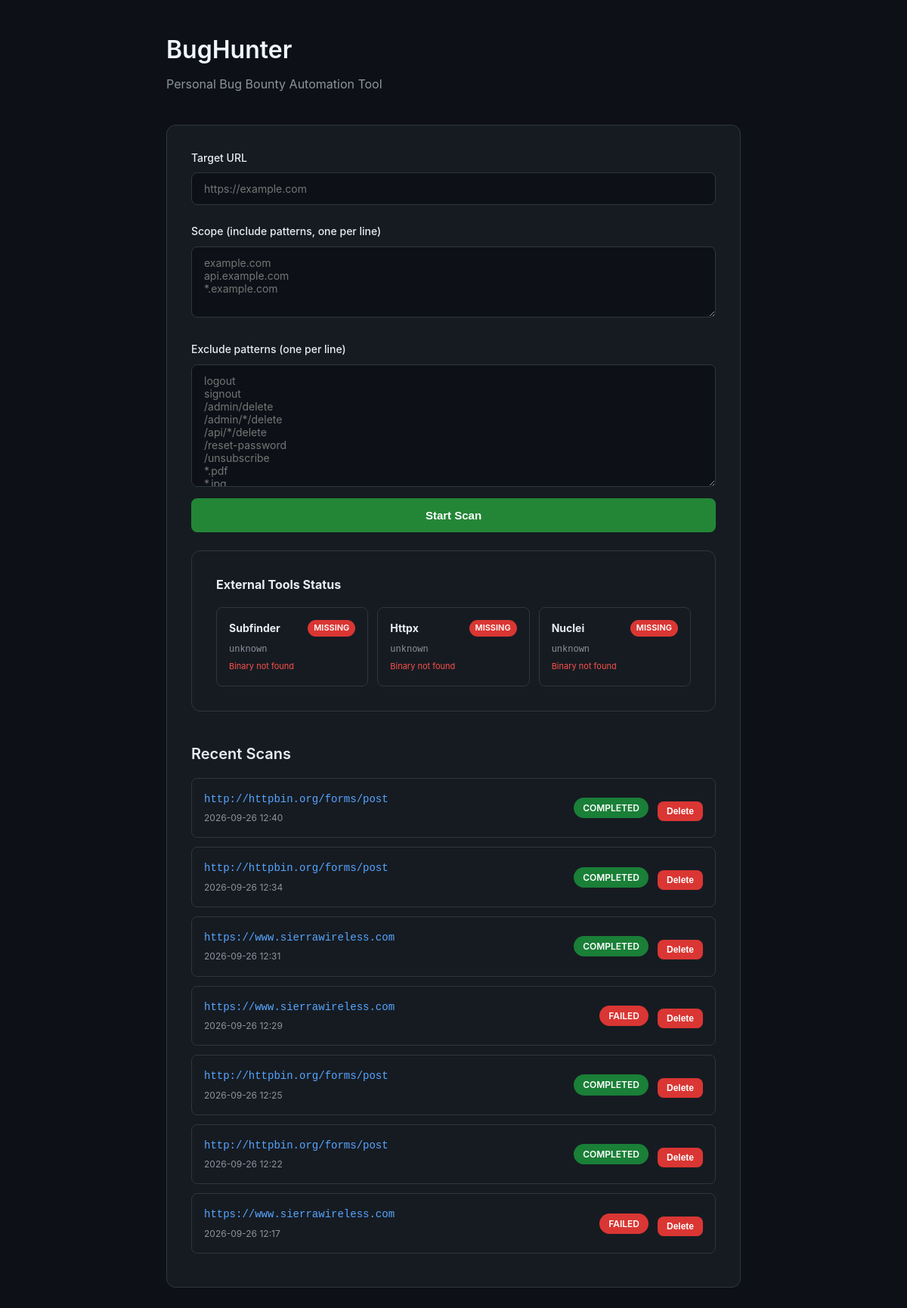
Before: / with the older database file.
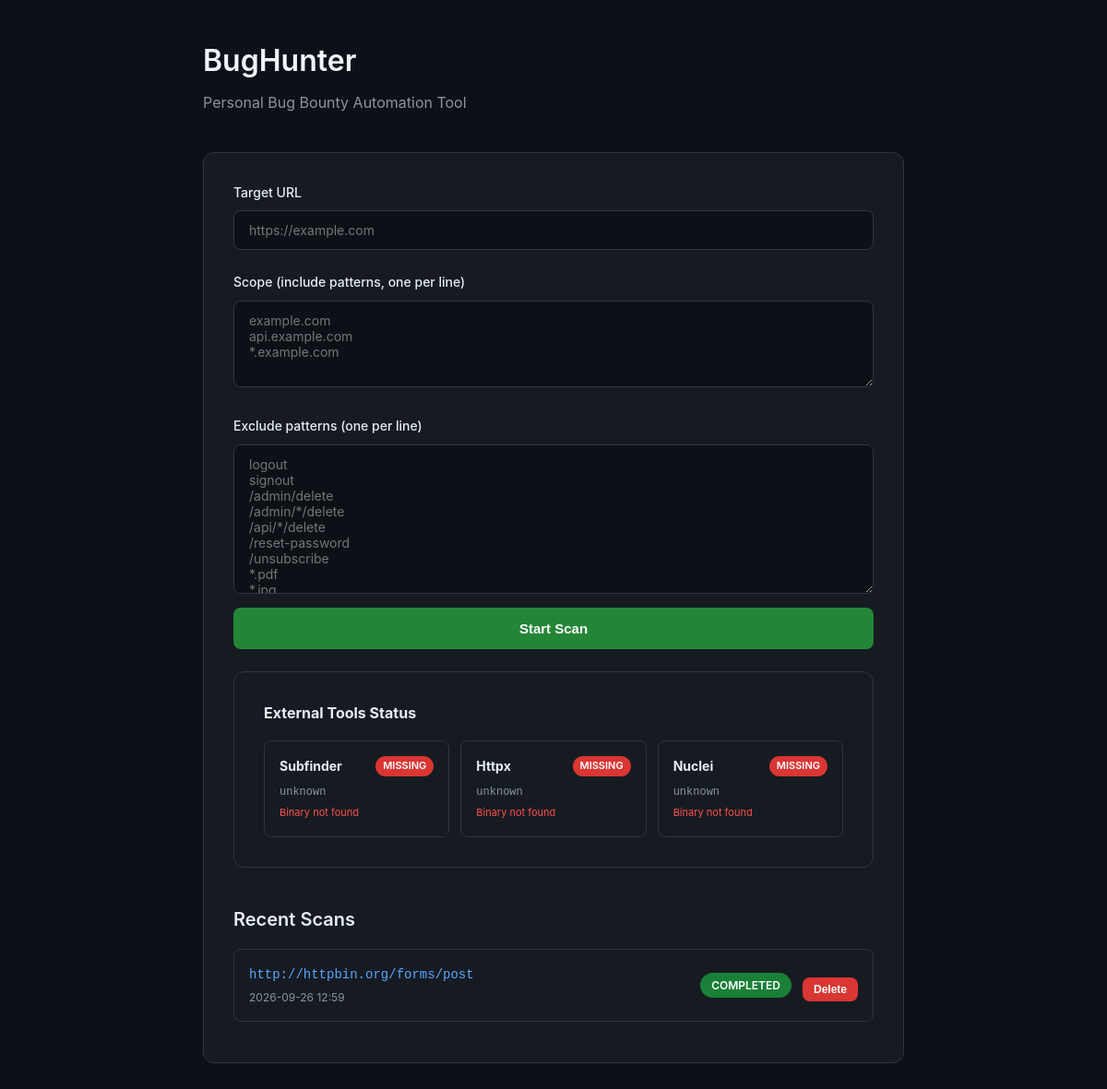
After: the same page with the newer database file.
### app/models.py (models this page shows)
class ScanSession(Base):
    __tablename__ = "scan_sessions"
    id = Column(Integer, primary_key=True, autoincrement=True)
    target_url = Column(String(500), nullable=False)
    name = Column(String(200))
    status = Column(Enum(ScanStatus), default=ScanStatus.PENDING)
    config = Column(SQLiteJSON, default={})
    created_at = Column(DateTime, default=datetime.utcnow)
    started_at = Column(DateTime, nullable=True)
    completed_at = Column(DateTime, nullable=True)
    error_message = Column(Text, nullable=True)
    findings = relationship("Finding", back_populates="scan_session", cascade="all, delete-orphan")
    crawl_data = relationship("CrawlData", back_populates="scan_session", cascade="all, delete-orphan")
    __table_args__ = (
        Index("ix_scan_sessions_target_url", "target_url"),
        Index("ix_scan_sessions_status", "status"),
    )

### app/server.py (the view)
@app.get("/", response_class=HTMLResponse)
async def index(request: Request):
    db = get_db_session()
    scans = db.query(ScanSession).order_by(ScanSession.created_at.desc()).limit(20).all()
    db.close()
    return templates.TemplateResponse("index.html", {"request": request, "scans": scans})

### app/templates/index.html (shortened to what this page needs)
<!DOCTYPE html>
<html lang="en">
<head>
</head>
<body>
    <div class="container">
        <h1>BugHunter</h1>
        <p class="subtitle">Personal Bug Bounty Automation Tool</p>
        <div class="card">
            <form id="scanForm">
                <div class="form-group">
                    <label>Target URL</label>
                    <input type="url" name="target_url" placeholder="https://example.com" required>
                </div>
                <div class="form-group">
                    <label>Scope (include patterns, one per line)</label>
                    <textarea name="scope_include" rows="4" placeholder="example.com&#10;api.example.com&#10;*.example.com"></textarea>
                </div>
                <div class="form-group">
                    <label>Exclude patterns (one per line)</label>
                    <textarea name="scope_exclude" rows="8" placeholder="logout
signout
/admin/delete
/admin/*/delete
/api/*/delete
/reset-password
/unsubscribe
*.pdf
*.jpg
*.jpeg
*.png
*.gif
*.css
*.js
*.woff
*.woff2
*.ttf
*.svg
*.ico
*.xml
*.json
#regex: .*\.pdf$
#regex: .*\.(css|js|png|jpg|jpeg|gif|svg|woff|woff2|ttf|ico)$"></textarea>
                <button type="submit" class="btn btn-primary" id="startBtn">Start Scan</button>
            </form>
        </div>
        <div class="card" id="toolStatusCard" style="display:none; margin-top: 24px;">
            <h3 style="margin-bottom: 16px; font-size: 1rem;">External Tools Status</h3>
            <div id="toolStatusGrid" style="display: grid; grid-template-columns: repeat(auto-fit, minmax(200px, 1fr)); gap: 12px;"></div>
        </div>
        <div class="scan-list">
            <h2>Recent Scans</h2>
            <div id="scanList">
                {% for scan in scans %}
                <div class="scan-item" data-scan-id="{{ scan.id }}">
                    <div class="scan-info">
                        <a href="/scan/{{ scan.id }}" class="scan-url">{{ scan.target_url }}</a>
                        <div class="scan-meta">{{ scan.created_at.strftime('%Y-%m-%d %H:%M') }}</div>
                    </div>
                    <span class="scan-status status-{{ scan.status.value }}">{{ scan.status.value }}</span>
                    <div class="scan-actions">
                        <button class="btn btn-danger" onclick="deleteScan({{ scan.id }})">Delete</button>
                    </div>
                </div>
                {% else %}
                <div class="empty-state">No scans yet. Start your first scan above.</div>
                {% endfor %}
            </div>
        </div>
    </div>
</body>
</html>

### app/templates/index.html (style rules this page uses)
* { box-sizing: border-box; margin: 0; padding: 0; }
body { font-family: -apple-system, BlinkMacSystemFont, 'Segoe UI', Roboto, sans-serif; background: #0d1117; color: #e6edf3; line-height: 1.6; min-height: 100vh; }
.container { max-width: 800px; margin: 0 auto; padding: 40px 20px; }
h1 { font-size: 2rem; font-weight: 600; color: #f0f6fc; margin-bottom: 8px; }
.subtitle { color: #8b949e; margin-bottom: 40px; }
.card { background: #161b22; border: 1px solid #30363d; border-radius: 12px; padding: 32px; }
.form-group { margin-bottom: 24px; }
label { display: block; margin-bottom: 8px; font-size: 14px; font-weight: 500; color: #e6edf3; }
textarea, input { width: 100%; padding: 12px 16px; background: #0d1117; border: 1px solid #30363d; border-radius: 8px; color: #e6edf3; font-size: 14px; font-family: inherit; resize: vertical; }
.btn { display: inline-flex; align-items: center; justify-content: center; gap: 8px; padding: 14px 28px; border-radius: 8px; font-size: 15px; font-weight: 600; cursor: pointer; border: none; transition: all 0.2s; width: 100%; margin-top: 8px; }
.btn-primary { background: #238636; color: white; }
.btn-danger { background: #da3633; color: white; padding: 6px 12px; font-size: 12px; width: auto; }
.scan-list { margin-top: 40px; }
.scan-list h2 { font-size: 1.25rem; font-weight: 600; margin-bottom: 16px; }
.scan-item { display: flex; justify-content: space-between; align-items: center; padding: 16px; background: #161b22; border: 1px solid #30363d; border-radius: 8px; margin-bottom: 12px; gap: 12px; }
.scan-info { flex: 1; min-width: 0; }
.scan-url { font-family: monospace; font-size: 14px; color: #58a6ff; text-decoration: none; display: block; overflow: hidden; text-overflow: ellipsis; white-space: nowrap; }
.scan-meta { font-size: 12px; color: #8b949e; margin-top: 4px; }
.scan-status { padding: 4px 12px; border-radius: 16px; font-size: 12px; font-weight: 600; text-transform: uppercase; white-space: nowrap; }
.status-completed { background: #1a7f37; color: #fff; }
.scan-actions { display: flex; gap: 8px; flex-shrink: 0; }

Changed rows visible on the page:
removed ScanSession: target_url "http://httpbin.org/forms/post", created_at "2026-09-26 12:40", status.value "COMPLETED"
removed ScanSession: target_url "http://httpbin.org/forms/post", created_at "2026-09-26 12:34", status.value "COMPLETED"
removed ScanSession: target_url "https://www.sierrawireless.com", created_at "2026-09-26 12:31", status.value "COMPLETED"
removed ScanSession: target_url "https://www.sierrawireless.com", created_at "2026-09-26 12:29", status.value "FAILED"
removed ScanSession: target_url "http://httpbin.org/forms/post", created_at "2026-09-26 12:25", status.value "COMPLETED"
removed ScanSession: target_url "http://httpbin.org/forms/post", created_at "2026-09-26 12:22", status.value "COMPLETED"
removed ScanSession: target_url "https://www.sierrawireless.com", created_at "2026-09-26 12:17", status.value "FAILED"
added ScanSession: target_url "http://httpbin.org/forms/post", created_at "2026-09-26 12:59", status.value "COMPLETED"
